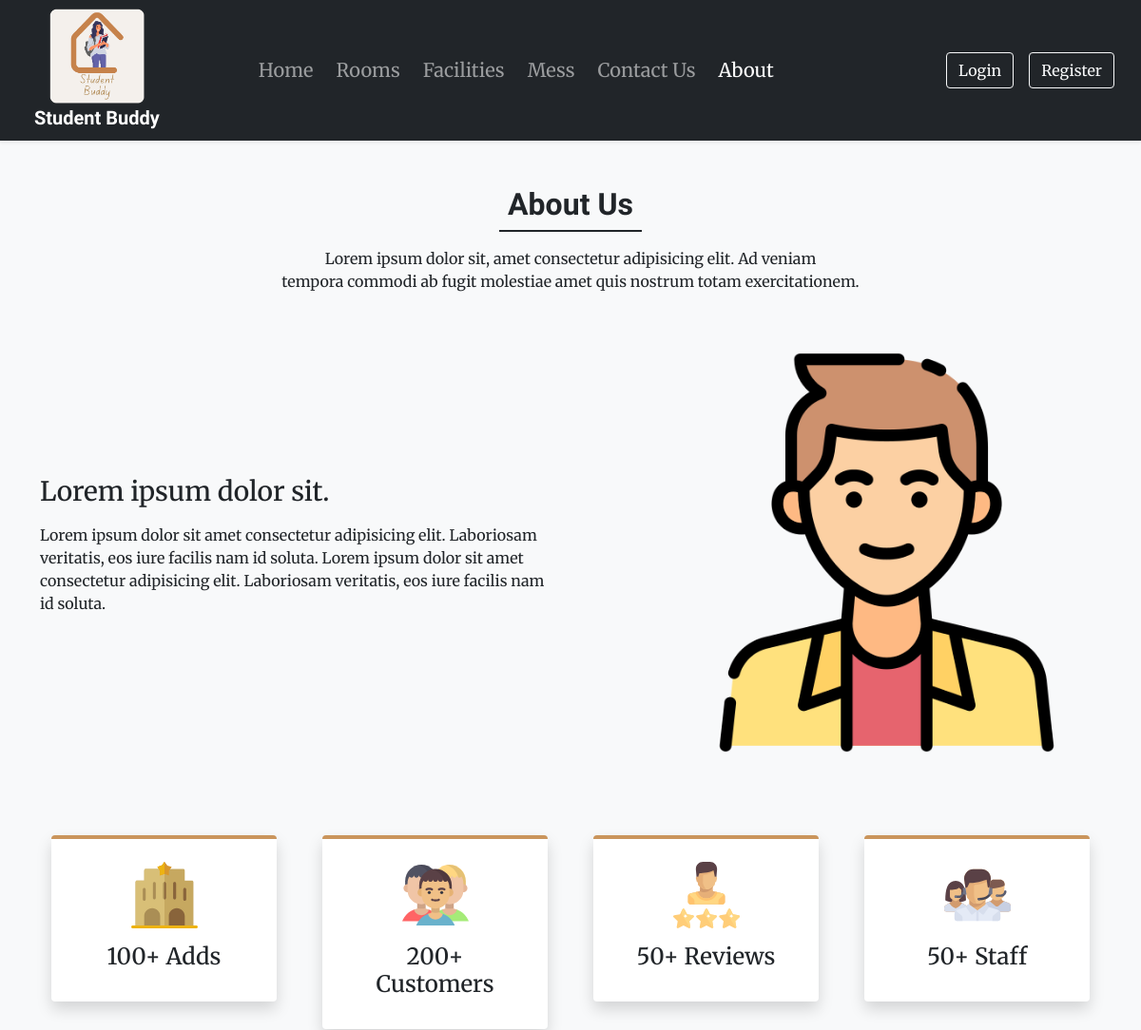
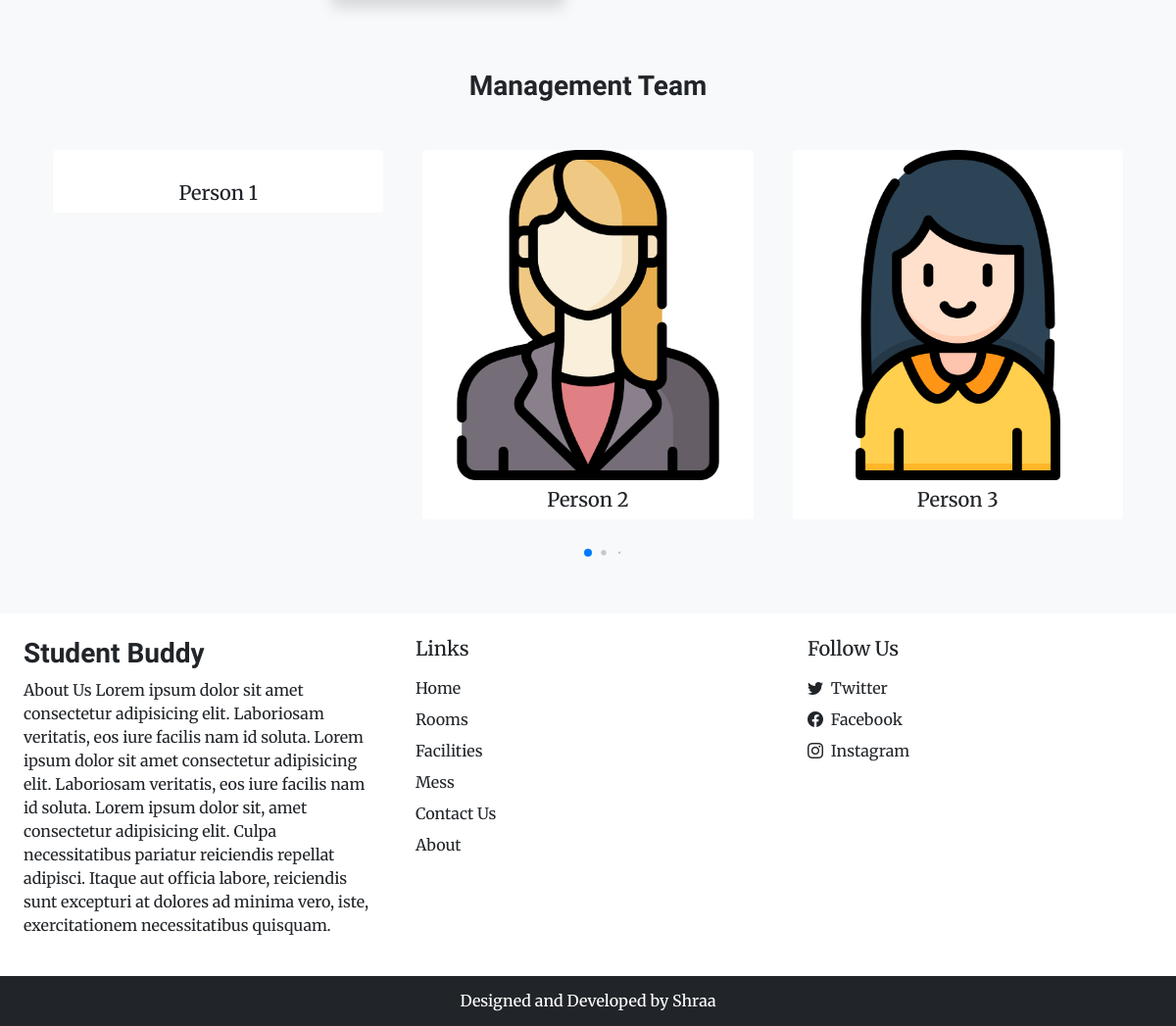
Page /about.php on the committed database (2 pictures, top to bottom).
### tables this page shows
CREATE TABLE `settings` (
  `sr_no` int(11) NOT NULL,
  `site_title` varchar(50) NOT NULL,
  `site_about` varchar(250) NOT NULL,
  `shutdown` tinyint(1) DEFAULT NULL
);

CREATE TABLE `team_details` (
  `sr_no` int(11) NOT NULL,
  `name` varchar(50) NOT NULL,
  `picture` varchar(150) NOT NULL
);

### admin/include/db_config.php (called while the page is built, shortened)
<?php
    function select ($sql, $values, $datatypes)
    {
        $con = $GLOBALS['con'];
        if($stmt = mysqli_prepare($con, $sql))
        {
            mysqli_stmt_bind_param($stmt,$datatypes,...$values);
            if (mysqli_stmt_execute($stmt))
            {
                $res = mysqli_stmt_get_result($stmt);
                return $res;
            }
            else{
                mysqli_stmt_close($stmt);
                die("Query cannot be executed - Select");
            }
        }
        else{
            die("Query cannot be prepared - Select");
        }
    }
    function selectAll($table)
    {
        $con = $GLOBALS['con'];
        $res = mysqli_query($con, "SELECT * FROM $table");
        return $res;
    }
?>

### about.php (the view, shortened to what this page needs)
<!DOCTYPE html>
<html lang="en">
<head>
    <?php require('include/links.php')?>
    <link rel="stylesheet" href="https://cdn.jsdelivr.net/npm/swiper@8/swiper-bundle.min.css">
</head>
<body class="bg-light">
    <?php require('include/header.php') ?>
    <div class="my-5 px-4">
        <h2 class="fw-bold font2 text-center">About Us</h2>
        <div class="line1 bg-dark"></div>
        <p class="text-center mt-3">
            Lorem ipsum dolor sit, amet consectetur adipisicing
            elit. Ad veniam <br> tempora commodi ab fugit
            molestiae amet quis nostrum totam exercitationem.
        </p>
    </div>
    <div class="container">
        <div class="row justify-content-between align-items-center">
            <div class="col-lg-6 col-md-5 mb-4 order-lg-1 order-md-1 order-2">
                <h3 class="mb-3">Lorem ipsum dolor sit.</h3>
                <p>
                    Lorem ipsum dolor sit amet consectetur adipisicing elit.
                    Laboriosam veritatis, eos iure facilis nam id soluta.
                    Lorem ipsum dolor sit amet consectetur adipisicing elit.
                    Laboriosam veritatis, eos iure facilis nam id soluta.
                </p>
            </div>
            <div class="col-lg-5 col-md-5 mb-4 order-lg-2 order-md-2 order-1">
                <img src="Images\About\young-man.png" class = "w-100" alt="">
            </div>
        </div>
    </div>
    <div class="container mt-5">
        <div class="row">
            <div class="col-lg-3 col-md-6 mb-4 px-4">
                <div class="bg-white rounded shadow p-4 border-top border-4 text-center box">
                    <img src="Images\About\hotel.svg" alt="" width="70px">
                    <h4 class="mt-3">100+ Adds</h4>
                </div>
            </div>
            <div class="col-lg-3 col-md-6 mb-4 px-4">
                <div class="bg-white rounded shadow p-4 border-top border-4 text-center box">
                    <img src="Images\About\customers.svg" alt="" width="70px">
                    <h4 class="mt-3">200+ Customers</h4>
                </div>
            </div>
            <div class="col-lg-3 col-md-6 mb-4 px-4">
                <div class="bg-white rounded shadow p-4 border-top border-4 text-center box">
                    <img src="Images\About\rating.svg" alt="" width="70px">
                    <h4 class="mt-3">50+ Reviews</h4>
                </div>
            </div>
            <div class="col-lg-3 col-md-6 mb-4 px-4">
                <div class="bg-white rounded shadow p-4 border-top border-4 text-center box">
                    <img src="Images\About\staff.svg" alt="" width="70px">
                    <h4 class="mt-3">50+ Staff</h4>
                </div>
            </div>
        </div>
    </div>
    <h3 class="my-5 fw-bold font2 text-center">Management Team</h3>
    <div class="container px-4">
        <div class="swiper mySwiper">
            <div class="swiper-wrapper mb-5">
                <?php
                    $about_r = selectAll('team_details');
                    $path = ABOUT_IMG_PATH;
                    while($row = mysqli_fetch_assoc($about_r))
                    {
                        echo<<<data
                            <div class="swiper-slide bg-white text-center overflow-hidden rounded">
                                <img src="$path$row[picture]" alt="" class="w-100">
                                <h5 class="mt-2">$row[name]</h5>
                            </div>
                        data;
                    }
                ?>
            </div>
            <div class="swiper-pagination"></div>
        </div>
    </div>
    <?php require('include/footer.php') ?>
</body>
</html>

### include/header.php (shortened to what this page needs)
<nav id="nav-bar" class="navbar navbar-expand-lg navbar-dark bg-dark px-lg-3 py-lg-1 shadow-sm sticky-top">
    <div class="container-fluid">
        <a class="navbar-brand fw-bold me-5 ms-2" href="index.php">
            <img src="Images\Logo\Student Buddy_logo.png" alt="Logo" width="100" height="100" class="d-block ms-3">
            <span style="margin-left: 0px ;" class="font2"><?php echo $settings_r['site_title']?></span>
        </a>
        <div class="collapse navbar-collapse fs-5 ms-5" id="navbarSupportedContent">
            <ul class="navbar-nav me-auto mb-2 mb-lg-0">
                <li class="nav-item">
                    <a class="nav-link me-2" aria-current="page" href="index.php">Home</a>
                </li>
                <li class="nav-item">
                    <a class="nav-link me-2" aria-current="page" href="rooms.php">Rooms</a>
                </li>
                <li class="nav-item">
                    <a class="nav-link me-2" aria-current="page" href="facilities.php">Facilities</a>
                </li>
                <li class="nav-item">
                    <a class="nav-link me-2" aria-current="page" href="mess.php">Mess</a>
                </li>
                <li class="nav-item">
                    <a class="nav-link me-2" aria-current="page" href="contact.php">Contact Us</a>
                </li>
                <li class="nav-item">
                    <a class="nav-link" aria-current="page" href="about.php">About</a>
                </li>
            </ul>
            <div class="d-flex text-dark">
<?php
                    if(isset($_SESSION['login']) && $_SESSION['login'] == true)
                    {
                        $path = USERS_IMG_PATH;
                        echo<<<data
                            <div class="btn-group">
                                <button type="button" class="btn btn-outline-light shadow-none dropdown-toggle" data-bs-toggle="dropdown" data-bs-display="static" aria-expanded="false">
                                    <img src="$path$_SESSION[uPic]" style="width : 25px; height : 25px;" class="me-1 text-dark bg-light"></img>
                                    $_SESSION[uName]
                                </button>
                                <ul class="dropdown-menu dropdown-menu-lg-end">
                                <!-- <li><a class="dropdown-item" href="profile.php">Profile</a></li>
                                <li><a class="dropdown-item" href="bookings.php">Bookings</a></li> -->
                                <li><a class="dropdown-item" href="logout.php">Logout</a></li>
                                </ul>
                            </div>
data;
                    }
                    else
                    {
                        echo<<<data
                            <button type="button" class="btn btn-outline-light shadow-none me-lg-3 me-2" data-bs-toggle="modal" data-bs-target="#loginModal">
                            Login
                            </button>
                            <button type="button" class="btn btn-outline-light shadow-none" data-bs-toggle="modal" data-bs-target="#registerModal">
                            Register
                            </button>
data;
                    }
                ?>
            </div>
        </div>
    </div>
</nav>

### include/footer.php (shortened to what this page needs)
<div class="container-fluid bg-white mt-5">
    <div class="row">
        <div class="col-lg-4 p-4">
            <h3 class="font2 fw-bold fs-3 mb-2"><?php echo $settings_r['site_title']?></h3>
            <p>
            <?php echo $settings_r['site_about']?>
                Lorem ipsum dolor sit, amet consectetur adipisicing elit.
                Culpa necessitatibus pariatur reiciendis repellat adipisci.
                Itaque aut officia labore, reiciendis sunt excepturi at dolores ad minima vero, iste,
                exercitationem necessitatibus quisquam.
            </p>
        </div>
        <div class="col-lg-4 p-4">
            <h5 class="mb-3">Links</h5>
            <a href="index.php" class="d-inline-block mb-2 text-dark text-decoration-none">Home</a><br>
            <a href="rooms.php" class="d-inline-block mb-2 text-dark text-decoration-none">Rooms</a><br>
            <a href="facilities.php" class="d-inline-block mb-2 text-dark text-decoration-none">Facilities</a><br>
            <a href="mess.php" class="d-inline-block mb-2 text-dark text-decoration-none">Mess</a><br>
            <a href="contact.php" class="d-inline-block mb-2 text-dark text-decoration-none">Contact Us</a><br>
            <a href="about.php" class="d-inline-block mb-2 text-dark text-decoration-none">About</a><br>
        </div>
        <div class="col-lg-4 p-4">
            <h5 class="mb-3">Follow Us</h5>
            <?php
                if($contact_r['tw'] != '')
                {
                    echo<<<data
                    <a href="$contact_r[tw]" class="d-inline-block mb-2 text-dark text-decoration-none">
                        <i class="bi bi-twitter me-1"></i> Twitter
                    </a><br>
                    data;
                }
            ?>
            <a href="<?php echo $contact_r['fb'] ?>" class="d-inline-block mb-2 text-dark text-decoration-none">
                <i class="bi bi-facebook me-1"></i> Facebook
            </a><br>
            <a href="<?php echo $contact_r['insta'] ?>" class="d-inline-block text-dark text-decoration-none">
                <i class="bi bi-instagram me-1"></i> Instagram
            </a><br>
        </div>
    </div>
</div>
<h6 class="text-center bg-dark text-white p-3 m-0">Designed and Developed by Shraa</h6>

### CSS/common.css (style rules this page uses)
:root { --lightBrown: #EDDFB3; --lightBrown_hover: #CA955C; }
* { font-family: 'Merriweather', serif; }
.font2 { font-family: 'Merienda', cursive; }
.line1 { width: 150px; height: 2px; margin: 0 auto; }

### about.php (style rules this page uses)
.box { border-top-color: var(--lightBrown_hover) !important; }

### rows in the picture
settings: site_title "Student Buddy", site_about "About Us Lorem ipsum dolor sit amet consectetur adipisicing elit. Laboriosam veritatis, eos iure facilis nam id soluta. Lorem ipsum dolor sit amet consectetur adipisicing elit. Laboriosam veritatis, eos iure facilis nam id soluta."
team_details: name "Person 1"
team_details: picture (picture), name "Person 2"
team_details: picture (picture), name "Person 3"
